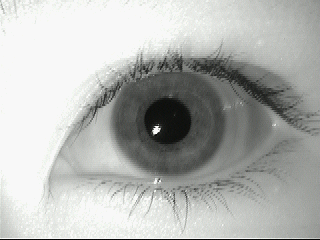
#> input picture dataset/IRIS and FINGERPRINT DATASET/1/left/aeval2.bmp, 320 x 240 px
$ python -i pupil.py   (imports and definitions only)
#> lines starting #> are read from the running program, lines starting #| are printed output that depends on the picture; after the words box and inside, x2 and y2 are one past the last pixel; in counts of white or black regions, pixels touching at a corner belong together
import cv2
import numpy as np

from .config import (
    PUPIL_MIN_RADIUS,
    PUPIL_MAX_RADIUS
)


# ============================================================
# PUPIL DETECTION
# ============================================================

def detect_pupil(gray):

    h, w = gray.shape
#> h = 240; w = 320

    # --------------------------------------------------------
    # Reflection removal
    # --------------------------------------------------------

    dark_seed = cv2.inRange(
        gray,
        0,
        90
    )
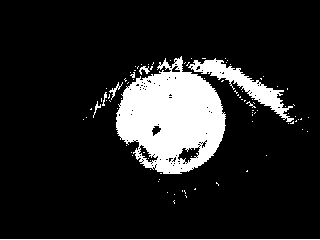
#> dark_seed: shape (240, 320); 13.8% white; 92 white regions (85 under 20 px), largest, box (x1, y1, x2, y2) and area: (116, 56, 226, 174) 8344, (188, 58, 294, 122) 1535, (0, 239, 320, 240) 320

    dark_neighborhood = cv2.dilate(
        dark_seed,
        cv2.getStructuringElement(
            cv2.MORPH_ELLIPSE,
            (21, 21)
        )
    )
#> dark_neighborhood: shape (240, 320); 34% white; 4 white regions, box (x1, y1, x2, y2) and area: (73, 46, 319, 214) 21909, (0, 229, 320, 240) 3520, (236, 160, 258, 182) 369, (256, 145, 277, 166) 333

    bright_mask = cv2.inRange(
        gray,
        231,
        255
    )
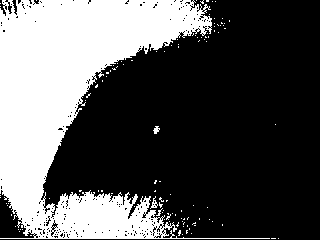
#> bright_mask: shape (240, 320); 34.2% white; 115 white regions (112 under 20 px), largest, box (x1, y1, x2, y2) and area: (0, 0, 270, 239) 25918, (150, 196, 158, 209) 39, (153, 126, 160, 134) 34

    reflection_mask = cv2.bitwise_and(
        bright_mask,
        dark_neighborhood
    )
#> reflection_mask: shape (240, 320); 2% white; 36 white regions (34 under 20 px), largest, box (x1, y1, x2, y2) and area: (0, 229, 270, 239) 1356, (153, 126, 160, 134) 34

    clean_gray = cv2.inpaint(
        gray,
        reflection_mask,
        5,
        cv2.INPAINT_TELEA
    )

    # --------------------------------------------------------
    # CLAHE
    # --------------------------------------------------------

    enhanced = cv2.createCLAHE(
        clipLimit=3.0,
        tileGridSize=(8, 8)
    ).apply(clean_gray)

    blur = cv2.GaussianBlur(
        enhanced,
        (7, 7),
        0
    )
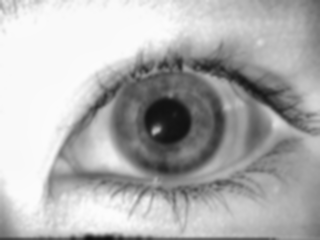
#> blur: shape (240, 320); min 12, max 252, mean 176.6

    # --------------------------------------------------------
    # Hough circle detection
    # --------------------------------------------------------

    circles = cv2.HoughCircles(
        blur,
        cv2.HOUGH_GRADIENT,
        dp=1.1,
        minDist=18,
        param1=80,
        param2=20,
        minRadius=PUPIL_MIN_RADIUS,
        maxRadius=PUPIL_MAX_RADIUS
    )
#> circles = [[166.7, 120.5, 23.3], [160.1, 210.7, 26.93], [249.2, 124.9, 33.09], [229.4, 206.2, 30.67]]

    if circles is None:

        circles = np.empty(
            (0, 3),
            dtype=int
        )

    else:

        circles = np.round(
            circles[0]
        ).astype(int)
#> circles = [[167, 120, 23], [160, 211, 27], [249, 125, 33], [229, 206, 31]]

    candidates = set()

    dark_component_candidates = []

    # --------------------------------------------------------
    # Hough candidates
    # --------------------------------------------------------

    for x, y, r in circles:

        if x < 0 or x >= w:
            continue

        if y < 0 or y >= h:
            continue

        if x < 40 or x > w - 40:
            continue

        if y < 40 or y > h - 35:
            continue

        if (
            r < PUPIL_MIN_RADIUS
            or
            r > PUPIL_MAX_RADIUS
        ):
            continue

        candidates.add(
            (
                int(x),
                int(y),
                int(r)
            )
        )
#> this loop made 4 passes
#> after the loop, candidates = 2 items

    # --------------------------------------------------------
    # Dark connected components
    # --------------------------------------------------------

    for threshold in (
        40,
        50,
        60
    ):

        dark_regions = (
            clean_gray < threshold
        ).astype(np.uint8)

        count, _, stats, centroids = (
            cv2.connectedComponentsWithStats(
                dark_regions
            )
        )

        for component in range(
            1,
            count
        ):

            left, top, width, height, area = (
                stats[component]
            )

            if left == 0:
                continue

            if top == 0:
                continue

            if left + width >= w:
                continue

            if top + height >= h:
                continue

            aspect_ratio = (
                width /
                max(height, 1)
            )

            if not (
                0.65 <= aspect_ratio <= 1.5
            ):
                continue

            fill_ratio = (
                area /
                max(
                    width * height,
                    1
                )
            )

            if fill_ratio < 0.35:
                continue

            radius = int(
                round(
                    np.sqrt(
                        area / np.pi
                    )
                )
            )

            x, y = np.round(
                centroids[component]
            ).astype(int)

            if (
                PUPIL_MIN_RADIUS
                <= radius
                <= PUPIL_MAX_RADIUS
                and
                40 <= x <= w - 40
                and
                40 <= y <= h - 35
            ):

                candidates.add(
                    (
                        int(x),
                        int(y),
                        radius
                    )
                )

                dark_component_candidates.append(
                    (
                        int(x),
                        int(y),
                        radius,
                        int(area)
                    )
                )
#> this loop made 3 passes
#> count on passes 1 to 3: 49, 60, 79
#> pass 1, in detect_pupil, `dark_regions = ( clean_gray < threshold ).astype(np.uint8)`:
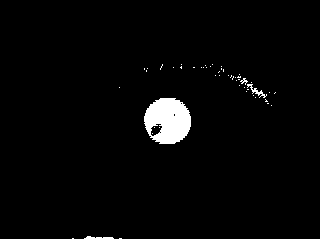
#> dark_regions: shape (240, 320); values 0 (black) and 1 (white), 2.9% white; 48 white regions (44 under 20 px), largest, box (x1, y1, x2, y2) and area: (144, 98, 191, 144) 1638, (0, 236, 320, 240) 384, (247, 84, 267, 98) 75, (240, 78, 248, 85) 24
#> after the loop, candidates = 4 items; dark_component_candidates = [(168, 120, 23, 1638), (168, 120, 23, 1724), (166, 121, 26, 2054)]

    if not candidates:
        return None

    # --------------------------------------------------------
    # Lash detection
    # --------------------------------------------------------

    yy, xx = np.ogrid[
        :h,
        :w
    ]
#> yy = 240 values from 0 to 239

    horizontal_lashes = cv2.morphologyEx(
        clean_gray,
        cv2.MORPH_BLACKHAT,
        cv2.getStructuringElement(
            cv2.MORPH_RECT,
            (11, 3)
        )
    )

    vertical_lashes = cv2.morphologyEx(
        clean_gray,
        cv2.MORPH_BLACKHAT,
        cv2.getStructuringElement(
            cv2.MORPH_RECT,
            (3, 11)
        )
    )

    lash_mask = (
        cv2.max(
            horizontal_lashes,
            vertical_lashes
        ) >= 18
    )
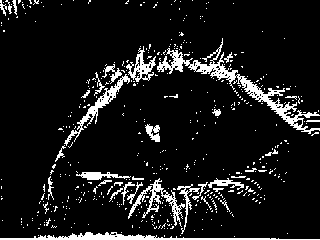
#> lash_mask: shape (240, 320) bool; 9.6% white; 483 white regions (448 under 20 px), largest, box (x1, y1, x2, y2) and area: (157, 38, 320, 134) 1824, (0, 232, 320, 240) 955, (128, 178, 185, 227) 602

    # --------------------------------------------------------
    # Candidate scoring
    # --------------------------------------------------------

    scored_candidates = []

    for x, y, r in candidates:

        distance_squared = (
            (xx - x) ** 2
            +
            (yy - y) ** 2
        )

        inner_mask = (
            distance_squared
            <=
            (0.55 * r) ** 2
        ) & ~lash_mask

        annulus_mask = (
            (
                distance_squared
                >=
                (1.05 * r) ** 2
            )
            &
            (
                distance_squared
                <=
                (1.3 * r) ** 2
            )
        )

        inner_pixels = clean_gray[
            inner_mask
        ]

        annulus_pixels = clean_gray[
            annulus_mask
        ]

        if (
            inner_pixels.size == 0
            or
            annulus_pixels.size == 0
        ):
            continue

        inner_median = float(
            np.median(
                inner_pixels
            )
        )

        annulus_median = float(
            np.median(
                annulus_pixels
            )
        )

        dark_fraction = float(
            np.mean(
                inner_pixels < 60
            )
        )

        component_support = max(
            (
                max(
                    0.0,
                    1.0 -
                    (
                        np.hypot(
                            x - component_x,
                            y - component_y
                        )
                        +
                        abs(
                            r -
                            component_radius
                        )
                    )
                    /
                    max(
                        component_radius,
                        1
                    )
                )
                *
                min(
                    component_area /
                    1500.0,
                    1.0
                )
                for (
                    component_x,
                    component_y,
                    component_radius,
                    component_area
                )
                in dark_component_candidates
            ),
            default=0.0
        )

        score = (
            2.0 * dark_fraction
            +
            (
                annulus_median -
                inner_median
            ) / 64.0
            +
            1.5 * component_support
            -
            0.02 *
            abs(
                r - 27
            )
        )

        scored_candidates.append(
            (
                score,
                x,
                y,
                r
            )
        )
#> this loop made 4 passes
#> (x, y, r, inner_median, annulus_median, dark_fraction, component_support, score) on passes 1 to 4: (167, 120, 23, 18, 64, 0.984, 0.957, 4.04), (166, 121, 26, 18, 72, 0.977, 1, 4.28), (168, 120, 23, 18, 64, 0.984, 1, 4.11), (249, 125, 33, 109, 106, 0, 0, -0.167)
#> pass 1, in detect_pupil, `distance_squared = ( (xx - x) ** 2 + (yy - y) ** 2 )`:
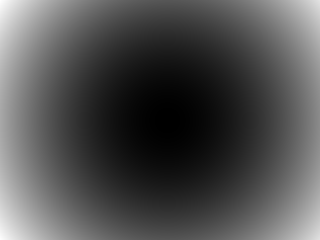
#> distance_squared: shape (240, 320) int64; min 0, max 42289, mean 13389.7; drawn with min black and max white
#> pass 1, in detect_pupil, `annulus_mask = ( ( distance_squared >= (1.05 * r) ** 2 ) & ( distance_..`:
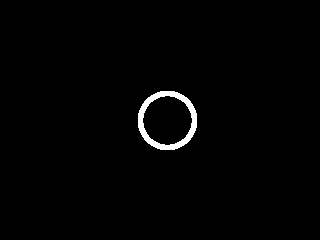
#> annulus_mask: shape (240, 320) bool; 1.3% white; 1 white region, box (x1, y1, x2, y2) and area: (138, 91, 197, 150) 972
#> after the loop, scored_candidates = [(4.04, 167, 120, 23), (4.28, 166, 121, 26), (4.11, 168, 120, 23), (-0.167, 249, 125, 33)]

    if not scored_candidates:
        return None

    _, x, y, r = max(
        scored_candidates,
        key=lambda item: item[0]
    )
#> x = 166; y = 121; r = 26

    return (
        float(x),
        float(y),
        float(r)
    )

>>> import cv2
>>> picture = cv2.imread('../../dataset/IRIS and FINGERPRINT DATASET/1/left/aeval2.bmp', cv2.IMREAD_GRAYSCALE)
>>> result = detect_pupil(picture)
#> result = (166, 121, 26)

$ run again, on dataset/IRIS and FINGERPRINT DATASET/1/left/aeval4.bmp
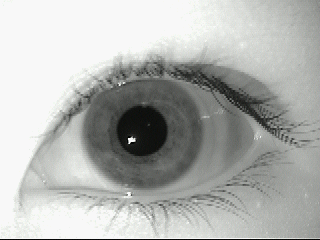
#> input picture dataset/IRIS and FINGERPRINT DATASET/1/left/aeval4.bmp, 320 x 240 px
#> in detect_pupil, `dark_seed = cv2.inRange( gray, 0, 90 )`:
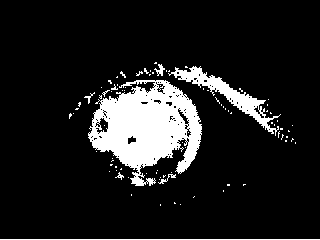
#> dark_seed: shape (240, 320); 12% white; 86 white regions (79 under 20 px), largest, box (x1, y1, x2, y2) and area: (88, 80, 202, 186) 6965, (168, 66, 281, 136) 1441, (0, 239, 320, 240) 320
#> dark_neighborhood: shape (240, 320); 33.8% white; 3 white regions, box (x1, y1, x2, y2) and area: (59, 52, 306, 216) 21614, (0, 229, 320, 240) 3520, (213, 174, 256, 202) 850
#> bright_mask: shape (240, 320); 31.3% white; 63 white regions (60 under 20 px), largest, box (x1, y1, x2, y2) and area: (0, 0, 275, 239) 23742, (71, 162, 89, 178) 107, (128, 138, 135, 144) 22
#> reflection_mask: shape (240, 320); 2.2% white; 19 white regions (17 under 20 px), largest, box (x1, y1, x2, y2) and area: (0, 229, 275, 239) 1646, (128, 138, 135, 144) 22
#> in detect_pupil, `circles = cv2.HoughCircles( blur, cv2.HOUGH_GRADIENT, dp=1.1, minDist=..`: circles = [[141.4, 129.2, 25.61], [63.25, 165.6, 31.88], [233.8, 136.9, 31.88], [260.1, 190.9, 28.03], [232.7, 207.4, 28.25], [186.4, 236, 23.3], [151.2, 156.8, 31.88], [167.8, 134.8, 23.41]]
#> in detect_pupil, `circles = np.round( circles[0] ).astype(int)`: circles = [[141, 129, 26], [63, 166, 32], [234, 137, 32], [260, 191, 28], [233, 207, 28], [186, 236, 23], [151, 157, 32], [168, 135, 23]]
#> the loop in detect_pupil, `for x, y, r in circles: ` made 8 passes
#> after the loop in detect_pupil, `for x, y, r in circles:`: candidates = 6 items
#> the loop in detect_pupil, `for threshold in ( 40, 50, 60 ): ` made 3 passes
#> count on passes 1 to 3: 41, 32, 51
#> after the loop in detect_pupil, `for threshold in (`: candidates = 8 items; dark_component_candidates = [(142, 130, 25, 1937), (142, 130, 25, 2022), (141, 130, 26, 2152)]
#> lash_mask: shape (240, 320) bool; 9.9% white; 288 white regions (269 under 20 px), largest, box (x1, y1, x2, y2) and area: (105, 54, 314, 148) 2587, (46, 186, 200, 236) 1235, (0, 232, 320, 240) 1102
#> the loop in detect_pupil, `for x, y, r in candidates: ` made 8 passes
#> (x, y, r, inner_median, annulus_median, dark_fraction, component_support, score) on passes 1 to 8: (142, 130, 25, 18, 74, 0.978, 1, 4.29), (234, 137, 32, 119, 122, 0, 0, -0.0531), (63, 166, 32, 213, 200, 0, 0, -0.303), (141, 129, 26, 18, 74, 0.976, 0.962, 4.25), (260, 191, 28, 162, 162, 0, 0, -0.02), (141, 130, 26, 18, 74, 0.974, 1, 4.3), (168, 135, 23, 74, 79, 0.42, 0, 0.837), (151, 157, 32, 74, 90, 0.372, 0, 0.893)
#> pass 2, in detect_pupil, `distance_squared = ( (xx - x) ** 2 + (yy - y) ** 2 )`:
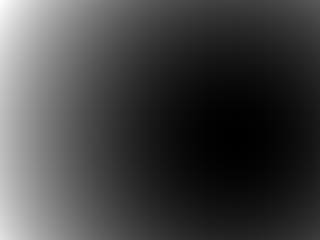
#> distance_squared: shape (240, 320) int64; min 0, max 73525, mean 19189.7; drawn with min black and max white
#> after the loop in detect_pupil, `for x, y, r in candidates:`: scored_candidates = [(4.29, 142, 130, 25), (-0.0531, 234, 137, 32), (-0.303, 63, 166, 32), (4.25, 141, 129, 26), (-0.02, 260, 191, 28), (4.3, 141, 130, 26), (0.837, 168, 135, 23), (0.893, 151, 157, 32)]
#> in detect_pupil, `_, x, y, r = max( scored_candidates, key=lambda item: item[0] )`: x = 141; y = 130; r = 26
#> result = (141, 130, 26)
